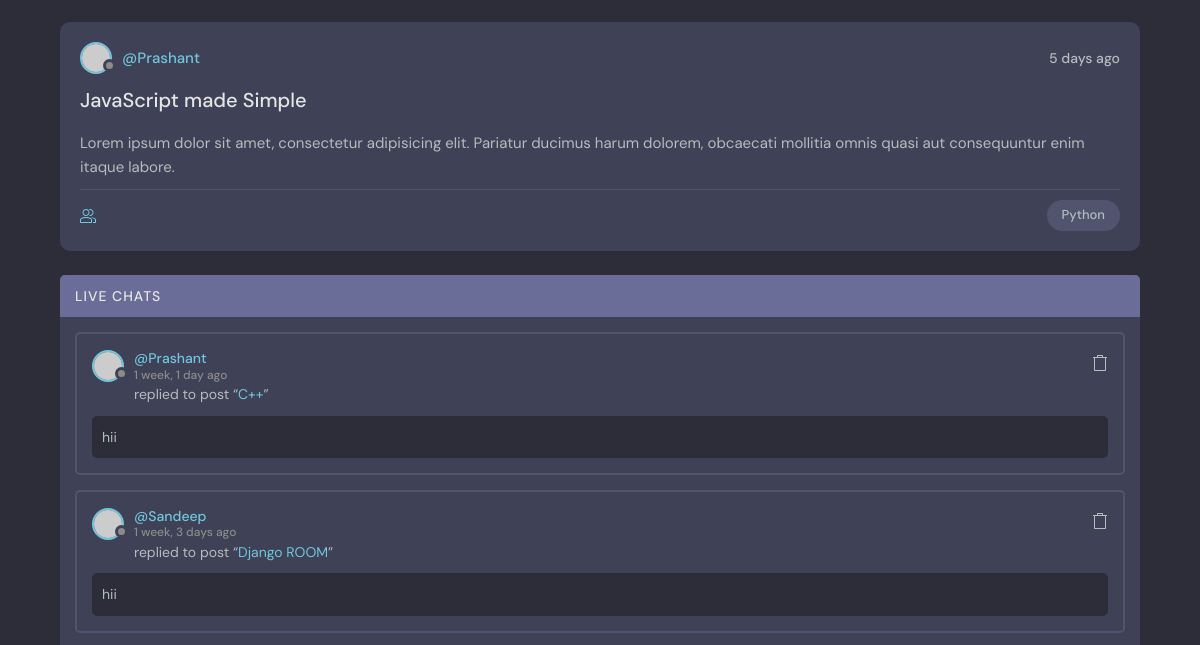
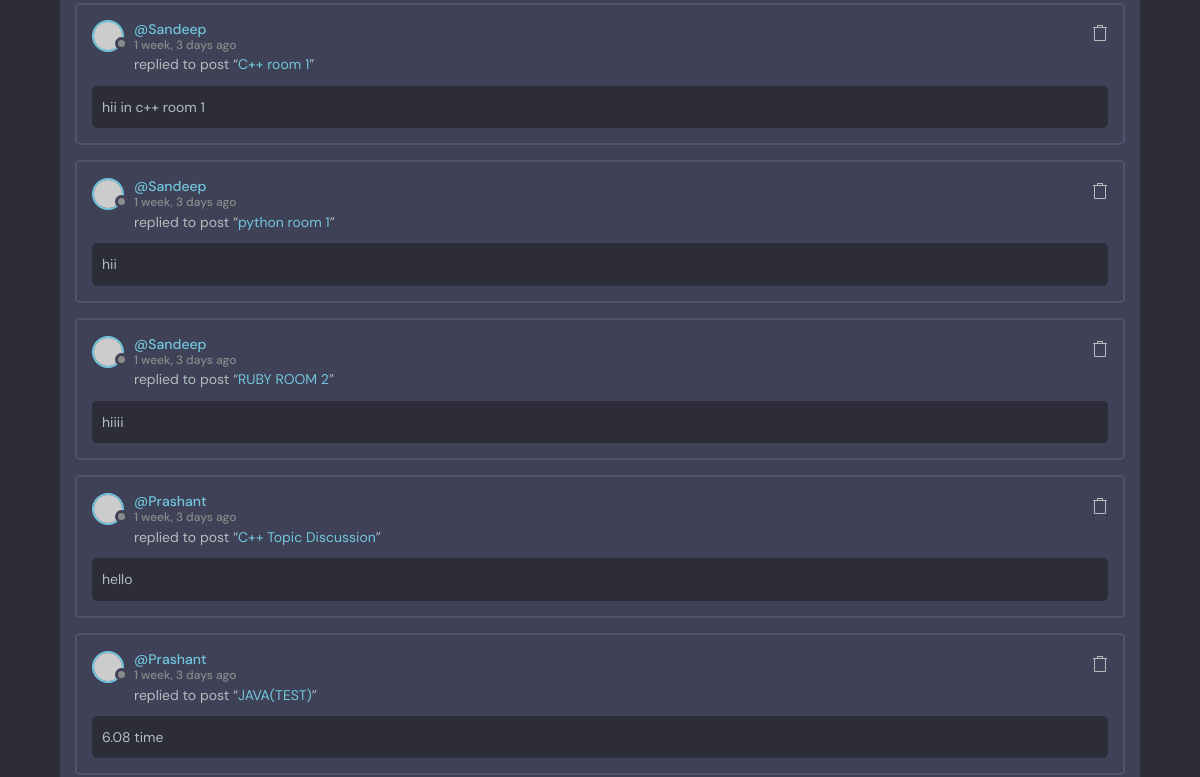
Before: /user_profile/1 (middle part) with the older database file (2 pictures, top to bottom).
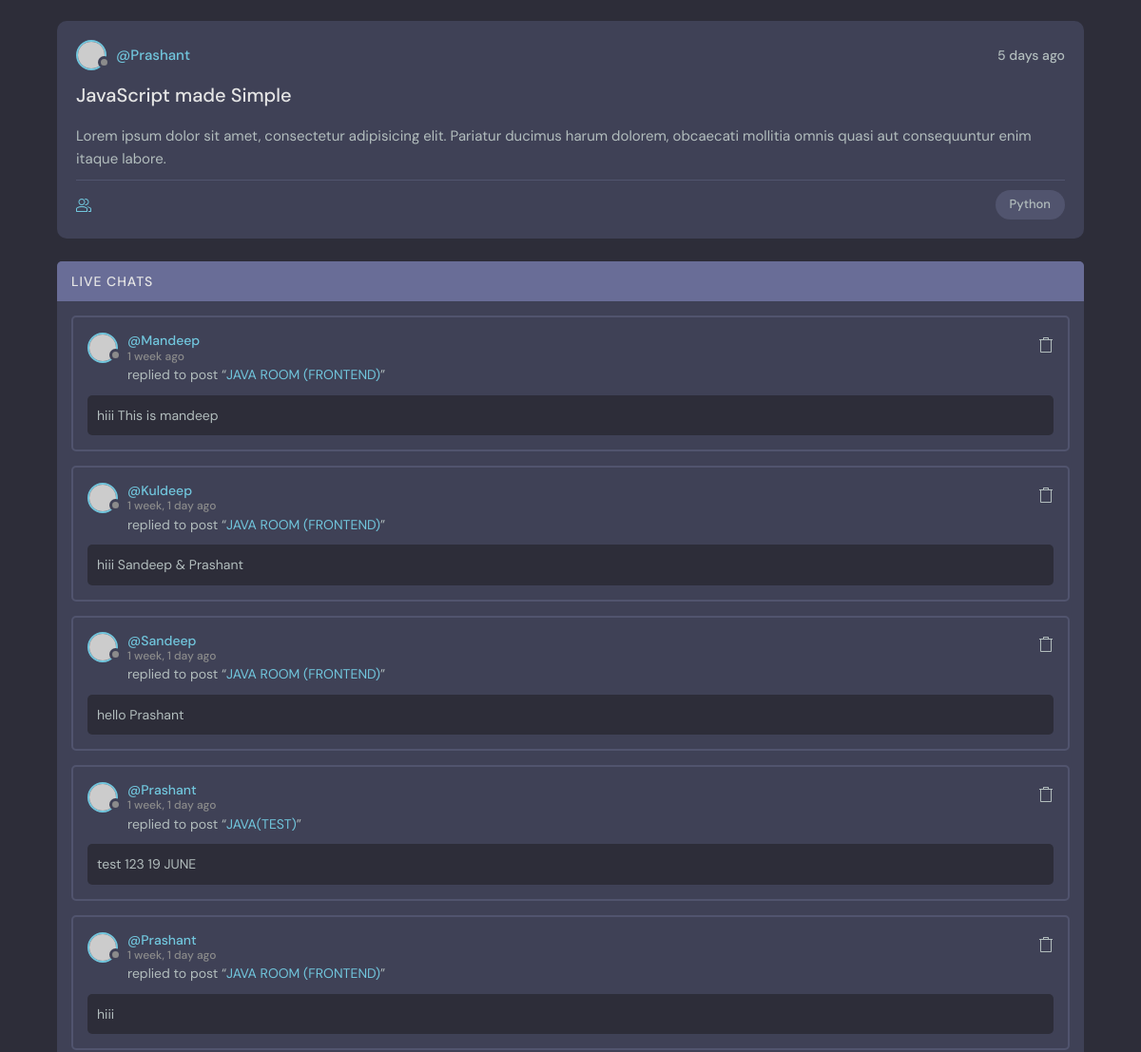
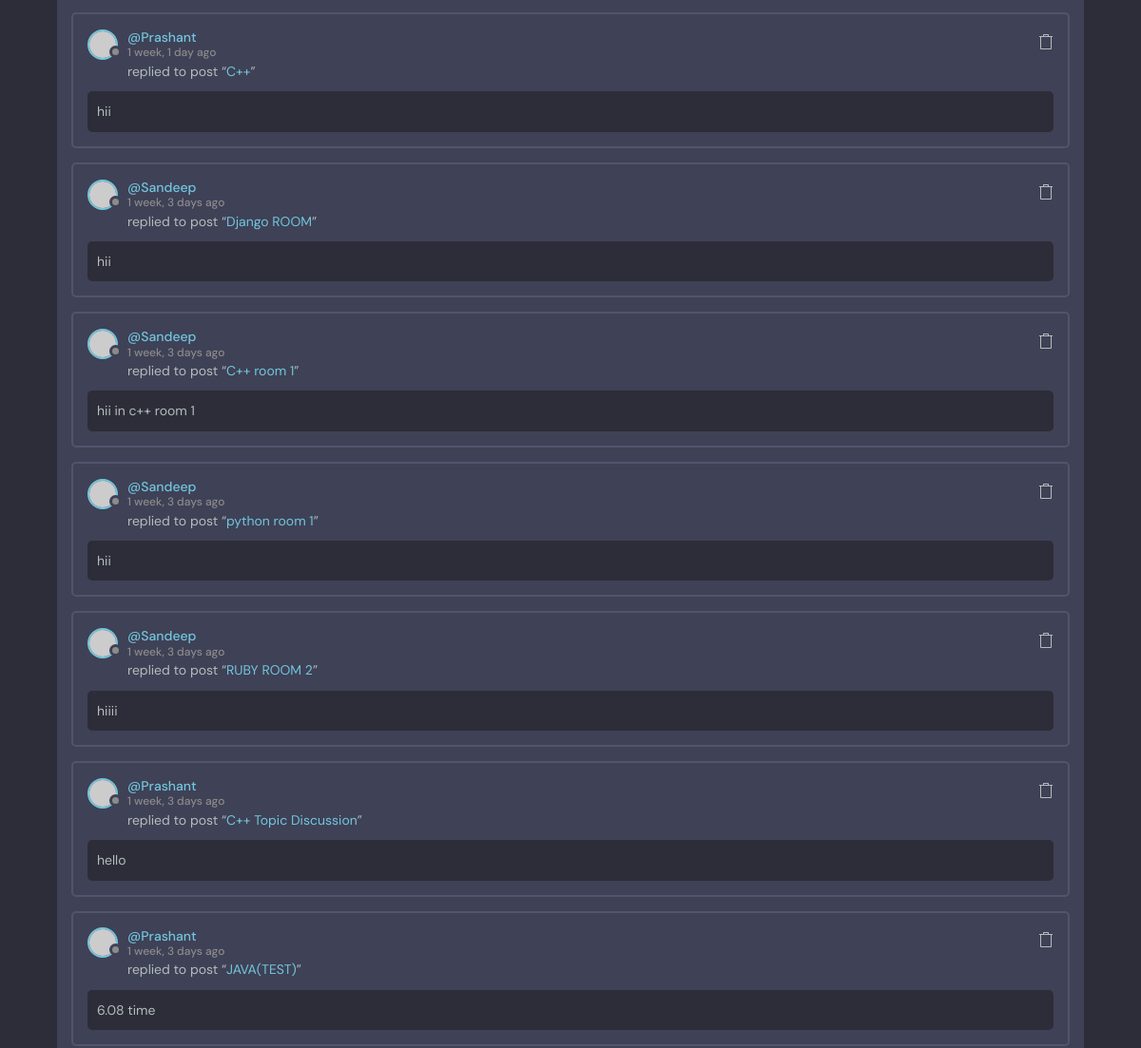
After: the same page with the newer database file (2 pictures, top to bottom).
### base/models.py (models this page shows)
class Message(models.Model):
    user=models.ForeignKey(User,on_delete=models.CASCADE)
    room=models.ForeignKey(Room ,on_delete=models.CASCADE)
    body=models.TextField()
    created_at=models.DateTimeField(auto_now_add=True)
    updated_at=models.DateTimeField(auto_now=True)
    def __str__(self):
        return self.body[0:50]
    class Meta:
        ordering=['-updated_at','created_at']

class Room(models.Model):
    host=models.ForeignKey(User,on_delete=models.SET_NULL , null=True)
    name=models.CharField(max_length=20)
    topic=models.ForeignKey(Topic ,on_delete=models.CASCADE,null=True)
    participant=models.ManyToManyField(User , related_name="participant")
    description=models.TextField(null=True,blank=True)
    created_at=models.DateTimeField(auto_now_add=True)
    updated_at=models.DateTimeField(auto_now=True)
    def __str__(self):
        return self.name
    class Meta:
        ordering=['-updated_at','created_at']

### base/views.py (the view)
# urls.py: path('user_profile/<str:pk>',UserProfile,name="User-Profile"),
def UserProfile(request,pk):
   q = request.GET.get('q') if request.GET.get('q') !=None else ''
   user=User.objects.get(id=pk)
   get_message=Message.objects.filter(Q(room__topic__name__icontains=q))
   context={
      'user':user,
      'get_message':get_message,
   }
   return render(request,"base/profile.html",context)

### base/templates/base/profile.html (shortened to what this page needs)
{% extends 'main.html' %}
{% load static %}
{% block content %}
  <div class="container">
      <div class="roomList">
        <div class="roomListRoom">
          <div class="roomListRoom__header">
            <a href="profile.html" class="roomListRoom__author">
              <div class="avatar avatar--small">
                <img src="https://randomuser.me/api/portraits/women/11.jpg" />
              </div>
              <span>@{{user}}</span>
            </a>
            <div class="roomListRoom__actions">
              <span>5 days ago</span>
            </div>
          </div>
          <div class="roomListRoom__content">
            <a href="room.html">JavaScript made Simple</a>
            <p>
              Lorem ipsum dolor sit amet, consectetur adipisicing elit. Pariatur ducimus harum
              dolorem, obcaecati mollitia omnis quasi aut consequuntur enim itaque labore.
            </p>
          </div>
          <div class="roomListRoom__meta">
            <a href="room.html" class="roomListRoom__joined">
            </a>
            <p class="roomListRoom__topic">Python</p>
          </div>
        </div>
      </div>
      <div class="activities">
        <div class="activities__header">
          <h2>Live Chats</h2>
        </div>
        {% for m in get_message %}
        <div class="activities__box">
          <div class="activities__boxHeader roomListRoom__header">
            <a href="profile.html" class="roomListRoom__author">
              <div class="avatar avatar--small">
                <img src="https://randomuser.me/api/portraits/women/11.jpg" />
              </div>
              <p>
                @{{m.user}}
                <span>{{m.created_at|timesince}} ago</span>
              </p>
            </a>
            <div class="roomListRoom__actions">
              <a href="#">
              </a>
            </div>
          </div>
          <div class="activities__boxContent">
            <p>replied to post “<a href="room.html">{{m.room}}</a>”</p>
            <div class="activities__boxRoomContent">
              {{m}}
            </div>
          </div>
        </div>
        {% endfor %}
    </div>
{% endblock content %}

Changed rows visible on the page:
added Message: user "Mandeep", created_at "1 week", room "JAVA ROOM (FRONTEND)", body "hiii This is mandeep"
added Message: user "Kuldeep", created_at "1 week, 1 day", room "JAVA ROOM (FRONTEND)", body "hiii Sandeep & Prashant"
added Message: user "Sandeep", created_at "1 week, 1 day", room "JAVA ROOM (FRONTEND)", body "hello Prashant"
added Message: user "Prashant", created_at "1 week, 1 day", room "JAVA(TEST)", body "test 123 19 JUNE"
added Message: user "Prashant", created_at "1 week, 1 day", room "JAVA ROOM (FRONTEND)", body "hiii"
